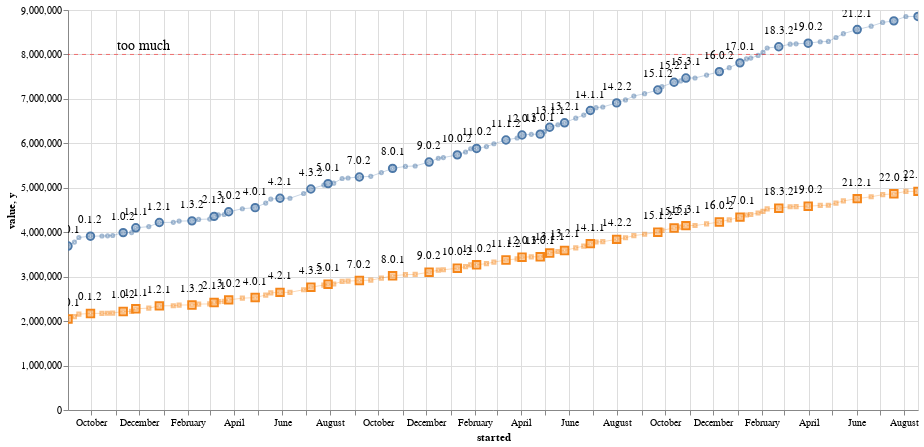

Write notebook code for a chart like this one.
### Code cell
all_points = alt.Chart(df2)

all_dots = all_points.encode(
    x="started",
    y="value",
    tooltip="version",
    color="measurement",
    shape=alt.Shape("measurement"),
).mark_point(size=10, opacity=0.5)

trend_line = all_points.encode(
    x="started",
    y="value",
    color=alt.Color("measurement", legend=None)
).mark_line(size=1, opacity=0.3)


minor_releases = last_minor_releases(df2)

last_chart = alt.Chart(df2[df2["version"].isin(minor_releases)])

last_points = last_chart.encode(
    x="started",
    y="value",
).mark_point(size=55, opacity=1.0).encode(
    shape="measurement",
    color="measurement"
)

last_text = last_chart.mark_text(
    align='center',
    baseline='line-bottom',
    dy=-10
).encode(
    x="started",
    y="value",
    text='version'
)

line = (alt.Chart(pd.DataFrame({'y': [8000000]})).
        mark_rule(size=1, strokeDash=[4, 4], color="red", opacity=0.5).
        encode(y='y'))

warn_text = alt.Chart(pd.DataFrame({'y': [8000000]})).mark_text(text="too much", align="center", opacity=1, baseline="line-bottom", dx=-350, fontSize=14).encode(y="y")


alt.layer(
    all_dots,
    trend_line,
    line,
    warn_text,
    last_points,
    last_text,
).properties(
    width=850,
    height=400
).interactive()

### Figure 1 — Vega-Lite specification as saved in the notebook (floating-point values rounded to 4 significant figures; data arrays with more than 128 entries replaced by an {"elided": "..."} marker saying what was removed)
{"config": {"view": {"continuousWidth": 400, "continuousHeight": 300}}, "layer": [{"data": {"name": "data-1ec5824663ac22466adcac805119f63f"}, "mark": {"type": "point", "opacity": 0.5, "size": 10}, "encoding": {"color": {"field": "measurement", "type": "nominal"}, "shape": {"field": "measurement", "type": "nominal"}, "tooltip": {"field": "version", "type": "nominal"}, "x": {"field": "started", "type": "temporal"}, "y": {"field": "value", "type": "quantitative"}}, "selection": {"selector019": {"type": "interval", "bind": "scales", "encodings": ["x", "y"]}}}, {"data": {"name": "data-1ec5824663ac22466adcac805119f63f"}, "mark": {"type": "line", "opacity": 0.3, "size": 1}, "encoding": {"color": {"field": "measurement", "legend": null, "type": "nominal"}, "x": {"field": "started", "type": "temporal"}, "y": {"field": "value", "type": "quantitative"}}}, {"data": {"name": "data-53f74962562aa0fbcea7913db762249a"}, "mark": {"type": "rule", "color": "red", "opacity": 0.5, "size": 1, "strokeDash": [4, 4]}, "encoding": {"y": {"field": "y", "type": "quantitative"}}}, {"data": {"name": "data-53f74962562aa0fbcea7913db762249a"}, "mark": {"type": "text", "align": "center", "baseline": "line-bottom", "dx": -350, "fontSize": 14, "opacity": 1, "text": "too much"}, "encoding": {"y": {"field": "y", "type": "quantitative"}}}, {"data": {"name": "data-6ca509988bbce2b3162f8e1af0b5f37a"}, "mark": {"type": "point", "opacity": 1.0, "size": 55}, "encoding": {"color": {"field": "measurement", "type": "nominal"}, "shape": {"field": "measurement", "type": "nominal"}, "x": {"field": "started", "type": "temporal"}, "y": {"field": "value", "type": "quantitative"}}}, {"data": {"name": "data-6ca509988bbce2b3162f8e1af0b5f37a"}, "mark": {"type": "text", "align": "center", "baseline": "line-bottom", "dy": -10}, "encoding": {"text": {"field": "version", "type": "nominal"}, "x": {"field": "started", "type": "temporal"}, "y": {"field": "value", "type": "quantitative"}}}], "height": 400, "width": 850, "$schema": "https://vega.github.io/schema/vega-lite/v4.17.0.json", "datasets": {"data-1ec5824663ac22466adcac805119f63f": {"elided": "192 records"}, "data-53f74962562aa0fbcea7913db762249a": [{"y": 8000000}], "data-6ca509988bbce2b3162f8e1af0b5f37a": [{"started": "2020-09-01T12:17:00", "version": "0.0.1", "measurement": "full", "value": 3688846}, {"started": "2020-09-01T12:17:00", "version": "0.0.1", "measurement": "min", "value": 2049359}, {"started": "2020-09-30T02:17:00", "version": "0.1.2", "measurement": "full", "value": 3910462}, {"started": "2020-09-30T02:17:00", "version": "0.1.2", "measurement": "min", "value": 2172479}, {"started": "2020-11-10T16:17:00", "version": "1.0.2", "measurement": "full", "value": 3990969}, {"started": "2020-11-10T16:17:00", "version": "1.0.2", "measurement": "min", "value": 2217205}, {"started": "2020-11-26T17:17:00", "version": "1.1.1", "measurement": "full", "value": 4098976}, {"started": "2020-11-26T17:17:00", "version": "1.1.1", "measurement": "min", "value": 2277209}, {"started": "2020-12-26T15:17:00", "version": "1.2.1", "measurement": "full", "value": 4218274}, {"started": "2020-12-26T15:17:00", "version": "1.2.1", "measurement": "min", "value": 2343486}, {"started": "2021-02-06T02:17:00", "version": "1.3.2", "measurement": "full", "value": 4255774}, {"started": "2021-02-06T02:17:00", "version": "1.3.2", "measurement": "min", "value": 2364319}, {"started": "2021-03-06T06:17:00", "version": "2.1.1", "measurement": "full", "value": 4357103}, {"started": "2021-03-06T06:17:00", "version": "2.1.1", "measurement": "min", "value": 2420613}, {"started": "2021-03-24T19:17:00", "version": "3.0.2", "measurement": "full", "value": 4459948}, {"started": "2021-03-24T19:17:00", "version": "3.0.2", "measurement": "min", "value": 2477749}, {"started": "2021-04-27T11:17:00", "version": "4.0.1", "measurement": "full", "value": 4553166}, {"started": "2021-04-27T11:17:00", "version": "4.0.1", "measurement": "min", "value": 2529537}, {"started": "2021-05-29T01:17:00", "version": "4.2.1", "measurement": "full", "value": 4763399}, {"started": "2021-05-29T01:17:00", "version": "4.2.1", "measurement": "min", "value": 2646333}, {"started": "2021-07-07T07:17:00", "version": "4.3.2", "measurement": "full", "value": 4973054}, {"started": "2021-07-07T07:17:00", "version": "4.3.2", "measurement": "min", "value": 2762808}, {"started": "2021-07-29T04:17:00", "version": "5.0.1", "measurement": "full", "value": 5094343}, {"started": "2021-07-29T04:17:00", "version": "5.0.1", "measurement": "min", "value": 2830191}, {"started": "2021-09-06T23:17:00", "version": "7.0.2", "measurement": "full", "value": 5243007}, {"started": "2021-09-06T23:17:00", "version": "7.0.2", "measurement": "min", "value": 2912782}, {"started": "2021-10-19T04:17:00", "version": "8.0.1", "measurement": "full", "value": 5437281}, {"started": "2021-10-19T04:17:00", "version": "8.0.1", "measurement": "min", "value": 3020712}, {"started": "2021-12-04T14:17:00", "version": "9.0.2", "measurement": "full", "value": 5578830}, {"started": "2021-12-04T14:17:00", "version": "9.0.2", "measurement": "min", "value": 3099350}, {"started": "2022-01-09T11:17:00", "version": "10.0.2", "measurement": "full", "value": 5740371}, {"started": "2022-01-09T11:17:00", "version": "10.0.2", "measurement": "min", "value": 3189095}, {"started": "2022-02-02T23:17:00", "version": "11.0.2", "measurement": "full", "value": 5885449}, {"started": "2022-02-02T23:17:00", "version": "11.0.2", "measurement": "min", "value": 3269694}, {"started": "2022-03-12T08:17:00", "version": "11.1.2", "measurement": "full", "value": 6074904}, {"started": "2022-03-12T08:17:00", "version": "11.1.2", "measurement": "min", "value": 3374947}, {"started": "2022-04-01T18:17:00", "version": "12.0.1", "measurement": "full", "value": 6188126}, {"started": "2022-04-01T18:17:00", "version": "12.0.1", "measurement": "min", "value": 3437848}, {"started": "2022-04-24T21:17:00", "version": "13.0.1", "measurement": "full", "value": 6206580}, {"started": "2022-04-24T21:17:00", "version": "13.0.1", "measurement": "min", "value": 3448100}, {"started": "2022-05-06T21:17:00", "version": "13.1.1", "measurement": "full", "value": 6361606}, {"started": "2022-05-06T21:17:00", "version": "13.1.1", "measurement": "min", "value": 3534226}, {"started": "2022-05-25T20:17:00", "version": "13.2.1", "measurement": "full", "value": 6461677}, {"started": "2022-05-25T20:17:00", "version": "13.2.1", "measurement": "min", "value": 3589821}, {"started": "2022-06-27T14:17:00", "version": "14.1.1", "measurement": "full", "value": 6738640}, {"started": "2022-06-27T14:17:00", "version": "14.1.1", "measurement": "min", "value": 3743689}, {"started": "2022-07-31T01:17:00", "version": "14.2.2", "measurement": "full", "value": 6909964}, {"started": "2022-07-31T01:17:00", "version": "14.2.2", "measurement": "min", "value": 3838869}, {"started": "2022-09-21T08:17:00", "version": "15.1.2", "measurement": "full", "value": 7199519}, {"started": "2022-09-21T08:17:00", "version": "15.1.2", "measurement": "min", "value": 3999733}, {"started": "2022-10-12T01:17:00", "version": "15.2.1", "measurement": "full", "value": 7374195}, {"started": "2022-10-12T01:17:00", "version": "15.2.1", "measurement": "min", "value": 4096775}, {"started": "2022-10-27T03:17:00", "version": "15.3.1", "measurement": "full", "value": 7468527}, {"started": "2022-10-27T03:17:00", "version": "15.3.1", "measurement": "min", "value": 4149182}, {"started": "2022-12-08T15:17:00", "version": "16.0.2", "measurement": "full", "value": 7613733}, {"started": "2022-12-08T15:17:00", "version": "16.0.2", "measurement": "min", "value": 4229852}, {"started": "2023-01-03T20:17:00", "version": "17.0.1", "measurement": "full", "value": 7811204}, {"started": "2023-01-03T20:17:00", "version": "17.0.1", "measurement": "min", "value": 4339558}, {"started": "2023-02-22T04:17:00", "version": "18.3.2", "measurement": "full", "value": 8173445}, {"started": "2023-02-22T04:17:00", "version": "18.3.2", "measurement": "min", "value": 4540803}, {"started": "2023-03-31T14:17:00", "version": "19.0.2", "measurement": "full", "value": 8253693}, {"started": "2023-03-31T14:17:00", "version": "19.0.2", "measurement": "min", "value": 4585385}, {"started": "2023-06-01T22:17:00", "version": "21.2.1", "measurement": "full", "value": 8559577}, {"started": "2023-06-01T22:17:00", "version": "21.2.1", "measurement": "min", "value": 4755321}, {"started": "2023-07-18T11:17:00", "version": "22.0.1", "measurement": "full", "value": 8755419}, {"started": "2023-07-18T11:17:00", "version": "22.0.1", "measurement": "min", "value": 4864122}, {"started": "2023-08-18T04:17:00", "version": "22.1.1", "measurement": "full", "value": 8855303}, {"started": "2023-08-18T04:17:00", "version": "22.1.1", "measurement": "min", "value": 4919613}]}}
